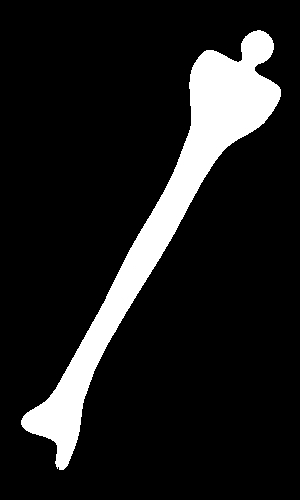
#> input picture images/Fig11.10.jpg, 300 x 500 px
$ python ex6.py   (older library calls are emulated)
#> lines starting #> are read from the running program, lines starting #| are printed output that depends on the picture; after the words box and inside, x2 and y2 are one past the last pixel; in counts of white or black regions, pixels touching at a corner belong together
#> further down, img is the input picture: PIL image 300x500 L; min 0, max 255, mean 30.9
### MyLib.py
# -*- coding: utf-8 -*-

""" Processamento Digital de Imagens
    Aluno: Leonardo Santos Paulucio
    Lista de Exercicios 1 - Pós-Graduação
    Data: 09/05/19
"""

import copy
import numpy as np
import matplotlib.pyplot as plt


# [71 lines left out: functions show_images, calculaHistograma, equalizaHistograma, not called in this run]


def MSE(imgOrig, imgNoise):
    return np.square(imgOrig.astype(np.float) - imgNoise.astype(np.float)).mean()


def PSNR(imgOrig, imgNoise):
    mse = MSE(imgOrig, imgNoise)
    return 20 * np.log10(255/np.sqrt(mse))


# [11 lines left out: function binarizaImg, not called in this run]


def getOutputSize(old_shape, kernel_shape, padding, stride):
    return int((old_shape[0] + 2*padding - kernel_shape[0])/stride + 1), \
           int((old_shape[1] + 2*padding - kernel_shape[1])/stride + 1)


def getPaddingSize(shape, kernel_shape, stride=1):
    return ((shape[0] - 1)*stride + kernel_shape[0] - shape[0]) // 2


def getNewSize(shape, padding):
    return int((shape + 2*padding))


def paddingImage(img, padding_size=1, type='zeros'):
    shape = img.shape
    shape = (shape[0]+2*padding_size, shape[1]+2*padding_size)

    if type == 'ones':
        new = np.full(shape, 255)
    else:
        new = np.zeros(shape)

    new[padding_size:-padding_size, padding_size:-padding_size] = img

    if type == 'repeat':
        for i in range(padding_size):
            new[i, padding_size:-padding_size] = img[0]
            new[-i-1, padding_size:-padding_size] = img[-1]

        for i in range(padding_size):
            new[padding_size:-padding_size, i] = img[:, 0]
            new[padding_size:-padding_size, -i-1] = img[:, -1]

        for i in range(padding_size):
            for j in range(padding_size):
                new[i, j] = img[0, 0]           # upper left
                new[-i-1, -j-1] = img[-1, -1]   # lower right
                new[-i-1, j] = img[-1, 0]       # lower left
                new[i, -j-1] = img[0, -1]       # upper right

    return new


def conv2D(img, kernel, stride=1, padding=1, padding_type='zeros'):
#> called with kernel = array of shape (3, 3), stride = 1, padding = 1, padding_type = 'zeros'
    shape = []
    paddedImg = []
    newImg = []
    for i in range(0, 2):
        size = getNewSize(img.shape[i], padding)
        shape.append(size)
#> after the loop, shape = [502, 302]

    kernel = np.flip(kernel)
#> kernel = [[-1, -1, -1], [-1, 8, -1], [-1, -1, -1]]
    paddedImg = paddingImage(img, padding, padding_type)
    newImg = np.zeros((getOutputSize(img.shape, kernel.shape, padding, stride)))

    x, y = kernel.shape[0], kernel.shape[1]
#> x = 3; y = 3

    for i in range(0, newImg.shape[0]):
        for j in range(0, newImg.shape[1]):
            value = (kernel * paddedImg[i:i+y, j:j+x]).sum()
            if value < 0:
                value = 0
            elif value > 255:
                value = 255
            newImg[i][j] = value
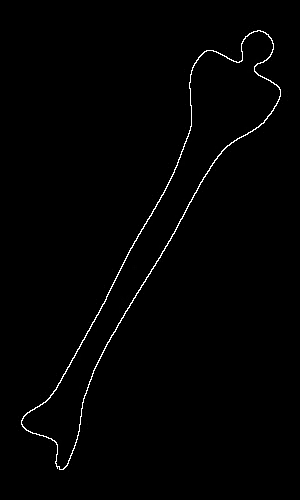
#> newImg: shape (500, 300) float64; min 0, max 255, mean 2.5

    return newImg


# [67 lines left out: functions medianFilter, adaptativeMedian, not called in this run]


# ############################# Filters ################################

MEAN_FILTER = np.ones((3, 3)) / 9.0

MEAN_FILTER_11 = np.ones((11, 11)) / (11*11)

MEAN_FILTER2 = 1/16. * np.array([[1, 2, 1],
                                 [2, 4, 2],
                                 [1, 2, 1]])

LAPLACE_FILTER2 = np.array([[-1, -1, -1],
                            [-1,  9, -1],
                            [-1, -1, -1]])

LAPLACE_FILTER = np.array([[-1, -1, -1],
                           [-1,  8, -1],
                           [-1, -1, -1]])

SOBEL_FILTER = np.array([[1,   2,  1],
                         [0,   0,  0],
                         [-1, -2, -1]])


# ############################ Frequence domain functions

# [65 lines left out: functions frequenceSpace, fshift, extendImg, imgFilter, filterHomomorphic, notchFilter, not called in this run]

### ex6.py
# -*- coding: utf-8 -*-

""" Processamento Digital de Imagens
    Aluno: Leonardo Santos Paulucio
    Lista de Exercicios 2 - Pós-Graduação
    Data: 23/06/19
"""


import numpy as np
from PIL import Image, ImageDraw
import MyLib as ml
from copy import deepcopy
import matplotlib.pyplot as plt

img = Image.open('images/Fig11.10.jpg')
img = np.array(img)

border = ml.conv2D(img, ml.LAPLACE_FILTER)
Image.fromarray(border).show()
vertices = [(i, j) for i in range(img.shape[0]) for j in range(img.shape[1]) if border[i, j] == 255]
#> vertices = 1439 pairs, first value 30 to 469, second value 21 to 280
vertices = np.array(vertices)

gridSize = (10, 10)
gridStep = img.shape[0]//gridSize[0], img.shape[1]//gridSize[1]
#> gridStep = (50, 30)
grid = [(i, j) for i in range(0, img.shape[0]+1, gridStep[0]) for j in range(0, img.shape[1]+1, gridStep[1])]
grid = np.array(grid)

points = []
for v in vertices:
    d = np.sqrt(np.square(grid - v).sum(axis=1))
    points.append(grid[np.argmin(d)])
#> this loop made 1439 passes
#> v on passes 1 to 3: [30, 257], [30, 258], [30, 259]
#> after the loop, points = 1439 pairs, first value 50 to 450, second value 30 to 270

points = np.array(points)
points = np.unique(points, axis=0)
#> points = 28 pairs, first value 50 to 450, second value 30 to 270
points = [(j, i) for i, j in points]
#> points = 28 pairs, first value 30 to 270, second value 50 to 450
result = Image.new('L', (img.shape[1], img.shape[0]))
#> result: PIL image 300x500 L; every value is 0
d = ImageDraw.Draw(result)
print(len(points))
#| 28
d.point(points, fill=255)

result.show()
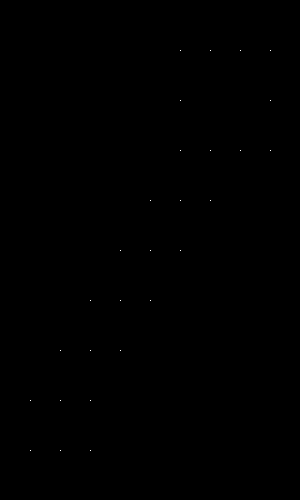
#> shown: PIL image 300x500 L; 0.02% white in thin lines or dots, all inside (x1, y1, x2, y2) = (30, 50, 271, 451)
